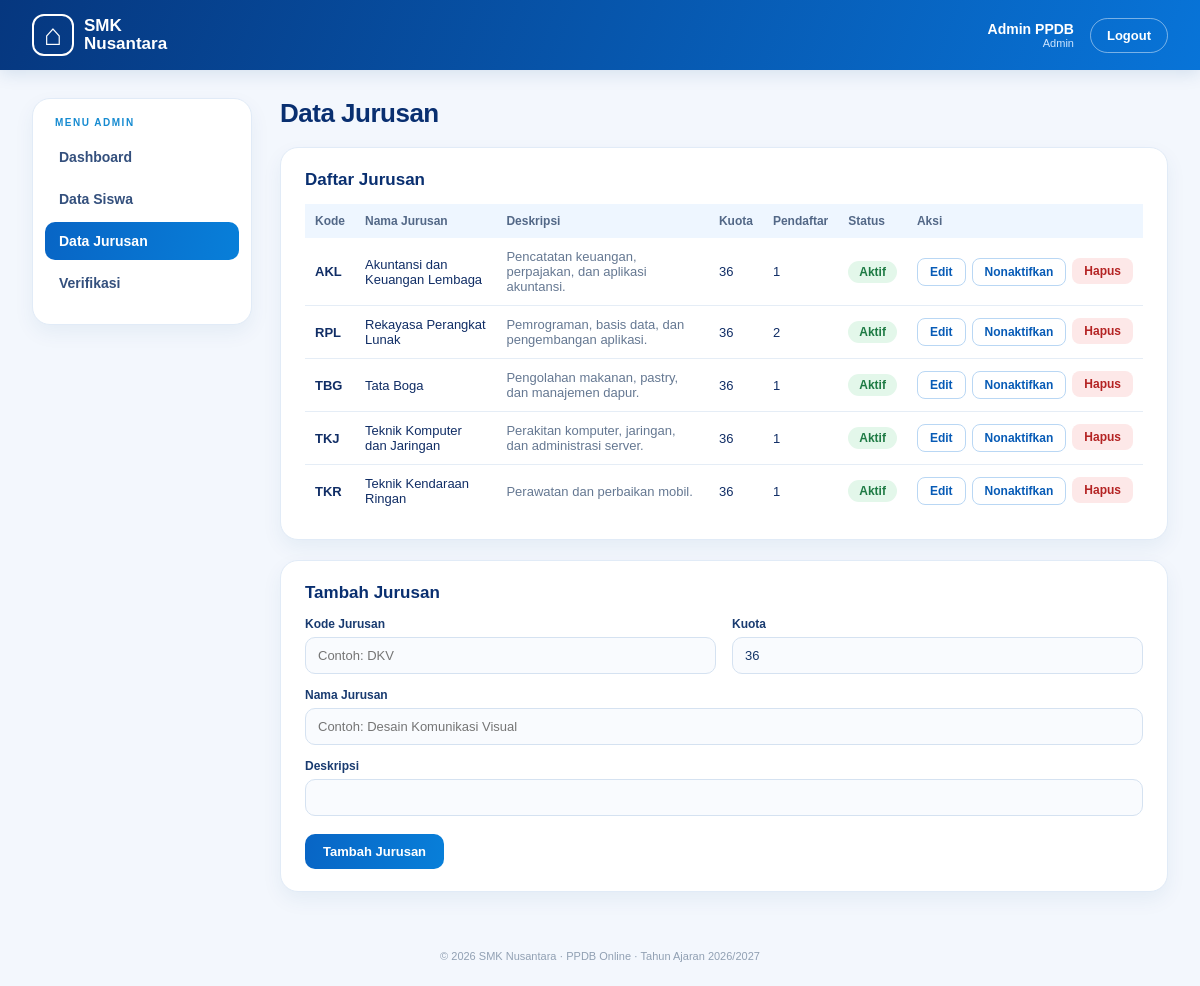
The page /admin/jurusan.php (signed in) on the database its author committed.
### tables this page shows
CREATE TABLE jurusan (
  id_jurusan INT AUTO_INCREMENT PRIMARY KEY,
  kode_jurusan VARCHAR(10) NOT NULL UNIQUE,
  nama_jurusan VARCHAR(100) NOT NULL,
  kuota INT NOT NULL,
  deskripsi VARCHAR(255) NULL,
  aktif TINYINT(1) NOT NULL DEFAULT 1
);

### includes/fungsi.php (called while the page is built, shortened)
<?php
function e($teks)
{
    return htmlspecialchars((string) $teks, ENT_QUOTES, 'UTF-8');
}

### admin/jurusan.php (the view, shortened to what this page needs)
<?php
require_once '../includes/fungsi.php';
$form = ['id_jurusan' => 0, 'kode_jurusan' => '', 'nama_jurusan' => '', 'kuota' => 36, 'deskripsi' => ''];
$stmt = $pdo->prepare("SELECT j.*, COUNT(p.id_pendaftaran) AS pendaftar FROM jurusan j
    LEFT JOIN pendaftaran p ON p.id_jurusan = j.id_jurusan AND p.tahun_ajaran = ?
    GROUP BY j.id_jurusan ORDER BY j.kode_jurusan");
$stmt->execute([TAHUN_AJARAN]);
$data_jurusan = $stmt->fetchAll();
include '../includes/header.php';
?>
<div class="panel">
  <h2>Daftar Jurusan</h2>
  <table class="tabel">
    <tr><th>Kode</th><th>Nama Jurusan</th><th>Deskripsi</th><th>Kuota</th><th>Pendaftar</th><th>Status</th><th>Aksi</th></tr>
    <?php foreach ($data_jurusan as $j): ?>
    <tr>
      <td><b><?= e($j['kode_jurusan']) ?></b></td>
      <td><?= e($j['nama_jurusan']) ?></td>
      <td class="muted"><?= e($j['deskripsi']) ?></td>
      <td><?= $j['kuota'] ?></td>
      <td><?= $j['pendaftar'] ?></td>
      <td><?= $j['aktif'] ? '<span class="badge badge-hijau">Aktif</span>' : '<span class="badge badge-abu">Nonaktif</span>' ?></td>
      <td>
        <div class="aksi">
          <a href="jurusan.php?edit=<?= $j['id_jurusan'] ?>" class="btn btn-outline btn-kecil">Edit</a>
          <form action="" method="post">
            <button type="submit" class="btn btn-outline btn-kecil"><?= $j['aktif'] ? 'Nonaktifkan' : 'Aktifkan' ?></button>
          </form>
          <form action="" method="post" onsubmit="return confirm('Hapus jurusan ini?')">
            <button type="submit" class="btn btn-danger btn-kecil">Hapus</button>
          </form>
        </div>
      </td>
    </tr>
    <?php endforeach; ?>
  </table>
</div>
<div class="panel">
  <h2><?= $form['id_jurusan'] ? 'Edit Jurusan ' . e($form['kode_jurusan']) : 'Tambah Jurusan' ?></h2>
  <form action="" method="post">
    <div class="form-grid">
      <div class="field">
        <label for="kode_jurusan">Kode Jurusan</label>
        <input id="kode_jurusan" name="kode_jurusan" type="text" maxlength="10" placeholder="Contoh: DKV" value="<?= e($form['kode_jurusan']) ?>" required>
      </div>
      <div class="field">
        <label for="kuota">Kuota</label>
        <input id="kuota" name="kuota" type="number" min="1" value="<?= e($form['kuota']) ?>" required>
      </div>
      <div class="field full">
        <label for="nama_jurusan">Nama Jurusan</label>
        <input id="nama_jurusan" name="nama_jurusan" type="text" placeholder="Contoh: Desain Komunikasi Visual" value="<?= e($form['nama_jurusan']) ?>" required>
      </div>
      <div class="field full">
        <label for="deskripsi">Deskripsi</label>
        <input id="deskripsi" name="deskripsi" type="text" value="<?= e($form['deskripsi']) ?>">
      </div>
    </div>
    <div class="form-actions">
      <button type="submit" class="btn btn-primary"><?= $form['id_jurusan'] ? 'Simpan Perubahan' : 'Tambah Jurusan' ?></button>
    </div>
  </form>
</div>
<?php include '../includes/footer.php'; ?>

### assets/css/dashboard.css (style rules this page uses)
* { box-sizing: border-box; }
body { margin: 0; background: #f3f7fd; color: #102d65; font-family: Arial, Helvetica, sans-serif; font-size: 14px; }
a { color: inherit; text-decoration: none; }
.panel { background: #fff; border: 1px solid #e1ebf7; border-radius: 18px; padding: 22px 24px; box-shadow: 0 8px 20px #164d8010; margin-bottom: 20px; }
.panel h2 { font-size: 17px; margin: 0 0 14px; color: #092f70; }
.muted { color: #657892; font-size: 13px; }
.tabel { width: 100%; border-collapse: collapse; font-size: 13px; }
.tabel th { text-align: left; font-size: 12px; color: #536887; background: #eef6ff; padding: 10px; }
.tabel td { padding: 11px 10px; border-bottom: 1px solid #e5edf6; vertical-align: middle; }
.tabel tr:last-child td { border-bottom: 0; }
.aksi { display: flex; gap: 6px; }
.aksi form { margin: 0; }
.badge { display: inline-block; padding: 4px 11px; border-radius: 20px; font-size: 12px; font-weight: 800; }
.badge-hijau { background: #e3f7ea; color: #1d7a43; }
.btn { display: inline-block; border: 0; border-radius: 10px; padding: 10px 18px; font-size: 13px; font-weight: 800; cursor: pointer; font-family: inherit; }
.btn-primary { background: linear-gradient(100deg, #0865c5, #087fd9); color: #fff; }
.btn-outline { background: #fff; border: 1px solid #b9d7f4; color: #075bb6; }
.btn-danger { background: #fde8e8; color: #b42323; }
.btn-kecil { padding: 6px 12px; font-size: 12px; border-radius: 8px; }
.form-grid { display: grid; grid-template-columns: 1fr 1fr; gap: 14px 16px; }
.field.full { grid-column: 1 / -1; }
.field label { display: block; font-size: 12px; font-weight: 800; color: #193b70; margin-bottom: 6px; }
.field input, .field select, .field textarea { width: 100%; padding: 10px 12px; border: 1px solid #d5e2f1; border-radius: 10px; background: #f9fbfe; color: #153568; font: 13px Arial, sans-serif; }
.form-actions { margin-top: 18px; display: flex; gap: 10px; }
.tabel td:first-child { white-space: nowrap; }

### rows shown on the page
jurusan: kode_jurusan "AKL", nama_jurusan "Akuntansi dan Keuangan Lembaga", deskripsi "Pencatatan keuangan, perpajakan, dan aplikasi akuntansi.", kuota "36", pendaftar "1", aktif "Aktif"
jurusan: kode_jurusan "RPL", nama_jurusan "Rekayasa Perangkat Lunak", deskripsi "Pemrograman, basis data, dan pengembangan aplikasi.", kuota "36", pendaftar "2", aktif "Aktif"
jurusan: kode_jurusan "TBG", nama_jurusan "Tata Boga", deskripsi "Pengolahan makanan, pastry, dan manajemen dapur.", kuota "36", pendaftar "1", aktif "Aktif"
jurusan: kode_jurusan "TKJ", nama_jurusan "Teknik Komputer dan Jaringan", deskripsi "Perakitan komputer, jaringan, dan administrasi server.", kuota "36", pendaftar "1", aktif "Aktif"
jurusan: kode_jurusan "TKR", nama_jurusan "Teknik Kendaraan Ringan", deskripsi "Perawatan dan perbaikan mobil.", kuota "36", pendaftar "1", aktif "Aktif"

### other values the page prints
$_SESSION['nama'] "Admin PPDB"
$item[1] "Dashboard"
$item[1] "Data Siswa"
$item[1] "Data Jurusan"
$item[1] "Verifikasi"
$judul "Data Jurusan"
TAHUN_AJARAN "2026/2027"
